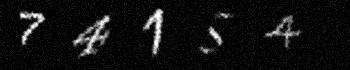
%> input picture lab3/inl3_to_students/task5/ocr_project/datasets/home1/im1.jpg, 350 x 70 px
$ octave --eval "result = segment2features(imread('../../../../../lab3/inl3_to_students/task5/ocr_project/datasets/home1/im1.jpg'));"   (GNU Octave 9; MATLAB toolbox functions it lacks are replaced by stand-ins)
%> lines starting %> are read from the running program, lines starting %| are printed output that depends on the picture; in (x1, y1, x2, y2) boxes, pixels count from 0 and x2, y2 are one past the last pixel; in counts of white or black regions, pixels touching at a corner belong together; the program's own positions count from 1
### lab4/inl4_to_students/task4/ocr_project/matlab/heightwidth.m
function [ xmax, xmin, ymax, ymin, ratio] = heightwidth(mat)
[rown,coln]=size(mat);
col1 = [];
row1 = [];
for r = 1:rown
    for c = 1:coln
        if mat(r,c) == 1

            row1(end + 1) = r;
            col1(end + 1) = c;
        end
    end

end

col1_sorted = sort(col1);
row1_sorted = sort(row1);
wid = col1_sorted(end) - col1_sorted(1);
hei = row1_sorted(end) - row1_sorted(1);


ratio = wid/hei;

xmax = col1_sorted(end);
xmin = col1_sorted(1);
ymax = row1_sorted(end);
ymin = row1_sorted(1);

### lab4/inl4_to_students/task4/ocr_project/matlab/centroidy.m
function cy = centroidy(mat, ymin, ymax)
result = 0;
tot_ones = sum(sum(mat));
delta = ymax - ymin;
for i = ymin:ymax
    result  = result + ((i -ymin))*sum(mat(i,:)/tot_ones);
end
cy = result/delta;

### lab4/inl4_to_students/task4/ocr_project/matlab/centroidx.m
function cx = centroidx(mat, xmin, xmax)
result = 0;
delta = xmax -xmin;
tot_ones = sum(sum(mat));
for i = xmin:xmax
    result  = result + (i - xmin)*sum(mat(:,i)/tot_ones);
end
cx = result/delta;

### lab4/inl4_to_students/task4/ocr_project/matlab/segment2features.m
function features = segment2features(I)
eu_img = bwmorph(I,'fill');

%Crop image
stats = regionprops(eu_img, 'BoundingBox');
BB = stats.BoundingBox;
c = imcrop(I, [BB(1), BB(2), BB(3), BB(4)]);
[m,n] = size(c);

%Width
[xmax, xmin, ymax, ymin, ratio] = heightwidth(c);

%Centroidx and Centroidy
centroid_y = centroidy(c, ymin, ymax);
centroid_x = centroidx(c, xmin, xmax);

%Eccentrity and Circularity
stats = regionprops(c, 'Eccentricity', 'EulerNumber', 'Circularity');
eccentricityValue = stats.Eccentricity;
eulernumber = stats.EulerNumber;
circularity = stats.Circularity;

%perimeter
perimeterImage = bwperim(c);
totalPerimeter = sum(perimeterImage(:));
normalizedPerimeter = totalPerimeter / (m*n);

%Proportion of white pixels
n_white = sum(c, 'all')/(m*n);

%hole size
area = sum(c, 'all');
filledarea = regionprops(c, 'FilledArea');
filledarea = filledarea.FilledArea;
blackarea = minus((m*n),area);
hole_size = minus(filledarea,area)/blackarea;

features = [eulernumber, n_white, hole_size, ratio, eccentricityValue, normalizedPerimeter, centroid_y, centroid_x, circularity];
%> in segment2features, `eu_img = bwmorph(I,'fill');`:
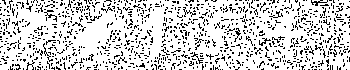
%> eu_img: size 70x350 logical; 82% white; black in thin lines or dots
%> in segment2features, `stats = regionprops(eu_img, 'BoundingBox');`: stats = 2 regions; box (x1, y1, x2, y2): (0, 0, 350, 70), (296, 0, 297, 1)
%> in segment2features, `BB = stats.BoundingBox;`: BB = [0.5 0.5 350 70]
%> in segment2features, c is the input picture: size 70x350 uint8; min 0, max 255, mean 17
%> after the loop in heightwidth, `for r = 1:rown`: col1 = 1431 values, max 350 at index 19, min 1 at index 849, mean 180.1; row1 = 1431 values from 1 to 70
%> in heightwidth, `col1_sorted = sort(col1);`: col1_sorted = 1431 values from 1 to 350
%> in heightwidth, `row1_sorted = sort(row1);`: row1_sorted = 1431 values from 1 to 70
%> in heightwidth, `wid = col1_sorted(end) - col1_sorted(1);`: wid = 349
%> in heightwidth, `hei = row1_sorted(end) - row1_sorted(1);`: hei = 69
%> in heightwidth, `ratio = wid/hei;`: ratio = 5.06
%> in heightwidth, `xmax = col1_sorted(end);`: xmax = 350
%> in heightwidth, `xmin = col1_sorted(1);`: xmin = 1
%> in heightwidth, `ymax = row1_sorted(end);`: ymax = 70
%> in heightwidth, `ymin = row1_sorted(1);`: ymin = 1
%> in segment2features, `[xmax, xmin, ymax, ymin, ratio] = heightwidth(c);`: xmax = 350; xmin = 1; ymax = 70; ymin = 1; ratio = 5.06
%> in centroidy, `tot_ones = sum(sum(mat));`: tot_ones = 416809
%> in centroidy, `delta = ymax - ymin;`: delta = 69
%> the loop in centroidy, `for i = ymin:ymax` made 70 passes
%> in centroidy, `cy = result/delta;`: cy = 0
%> in centroidx, `delta = xmax -xmin;`: delta = 349
%> in centroidx, `cx = result/delta;`: cx = 0
%> in segment2features, `stats = regionprops(c, 'Eccentricity', 'EulerNumber', 'Circularity');`: stats = 255 regions; first 5, Eccentricity, EulerNumber and Circularity: 0.979 1003 NaN, 0.978 1047 NaN, 0.979 1121 NaN, 0.978 1128 NaN, 0.978 1102 NaN
%> in segment2features, `eccentricityValue = stats.Eccentricity;`: eccentricityValue = 0.979
%> in segment2features, `eulernumber = stats.EulerNumber;`: eulernumber = 1003
%> in segment2features, `circularity = stats.Circularity;`: circularity = NaN
%> in segment2features, `perimeterImage = bwperim(c);`:
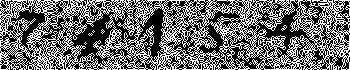
%> perimeterImage: size 70x350 logical; 42.7% white in thin lines or dots
%> in segment2features, `totalPerimeter = sum(perimeterImage(:));`: totalPerimeter = 10465
%> in segment2features, `normalizedPerimeter = totalPerimeter / (m*n);`: normalizedPerimeter = 0.427
%> in segment2features, `n_white = sum(c, 'all')/(m*n);`: n_white = 17.01
%> in segment2features, `area = sum(c, 'all');`: area = 416809
%> in segment2features, `filledarea = regionprops(c, 'FilledArea');`: filledarea = 255 items; first 5, FilledArea: 1431, 1444, 1513, 1534, 1464
%> in segment2features, `filledarea = filledarea.FilledArea;`: filledarea = 1431
%> in segment2features, `blackarea = minus((m*n),area);`: blackarea = -392309
%> in segment2features, `hole_size = minus(filledarea,area)/blackarea;`: hole_size = 1.06
%> in segment2features, `features = [eulernumber, n_white, hole_size, ratio, eccentricityValue,..`: features = [1003 17.01 1.06 5.06 0.979 0.427 0 0 NaN]

$ run again, on lab3/inl3_to_students/task5/ocr_project/datasets/home1/im105.jpg
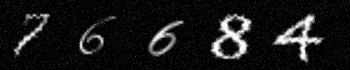
%> input picture lab3/inl3_to_students/task5/ocr_project/datasets/home1/im105.jpg, 350 x 70 px
%> in segment2features, `eu_img = bwmorph(I,'fill');`:
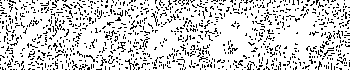
%> eu_img: size 70x350 logical; 82.6% white; black in thin lines or dots
%> in segment2features, `stats = regionprops(eu_img, 'BoundingBox');`: stats = 2 regions; box (x1, y1, x2, y2): (0, 0, 350, 70), (80, 69, 81, 70)
%> BB = [0.5 0.5 350 70]
%> in segment2features, c is the input picture: size 70x350 uint8; min 0, max 255, mean 24.1
%> after the loop in heightwidth, `for r = 1:rown`: col1 = 1320 values, max 350 at index 419, min 1 at index 363, mean 169.4; row1 = 1320 values from 1 to 70
%> col1_sorted = 1320 values from 1 to 350
%> row1_sorted = 1320 values from 1 to 70
%> wid = 349
%> hei = 69
%> in heightwidth, `ratio = wid/hei;`: ratio = 5.06
%> in heightwidth, `xmax = col1_sorted(end);`: xmax = 350
%> in heightwidth, `xmin = col1_sorted(1);`: xmin = 1
%> in heightwidth, `ymax = row1_sorted(end);`: ymax = 70
%> in heightwidth, `ymin = row1_sorted(1);`: ymin = 1
%> in segment2features, `[xmax, xmin, ymax, ymin, ratio] = heightwidth(c);`: xmax = 350; xmin = 1; ymax = 70; ymin = 1; ratio = 5.06
%> tot_ones = 591438
%> in centroidy, `delta = ymax - ymin;`: delta = 69
%> the loop in centroidy, `for i = ymin:ymax` made 70 passes
%> cy = 0
%> in centroidx, `delta = xmax -xmin;`: delta = 349
%> cx = 0
%> in segment2features, `stats = regionprops(c, 'Eccentricity', 'EulerNumber', 'Circularity');`: stats = 255 regions; first 5, Eccentricity, EulerNumber and Circularity: 0.977 968 NaN, 0.977 1032 NaN, 0.977 1015 NaN, 0.978 1030 NaN, 0.978 1013 105.8
%> eccentricityValue = 0.977
%> eulernumber = 968
%> circularity = NaN
%> in segment2features, `perimeterImage = bwperim(c);`:
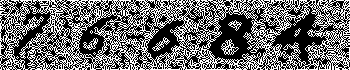
%> perimeterImage: size 70x350 logical; 41.1% white in thin lines or dots
%> totalPerimeter = 10076
%> normalizedPerimeter = 0.411
%> n_white = 24.14
%> area = 591438
%> in segment2features, `filledarea = regionprops(c, 'FilledArea');`: filledarea = 255 items; first 5, FilledArea: 1321, 1384, 1473, 1412, 1376
%> in segment2features, `filledarea = filledarea.FilledArea;`: filledarea = 1321
%> blackarea = -566938
%> hole_size = 1.04
%> features = [968 24.14 1.04 5.06 0.977 0.411 0 0 NaN]
